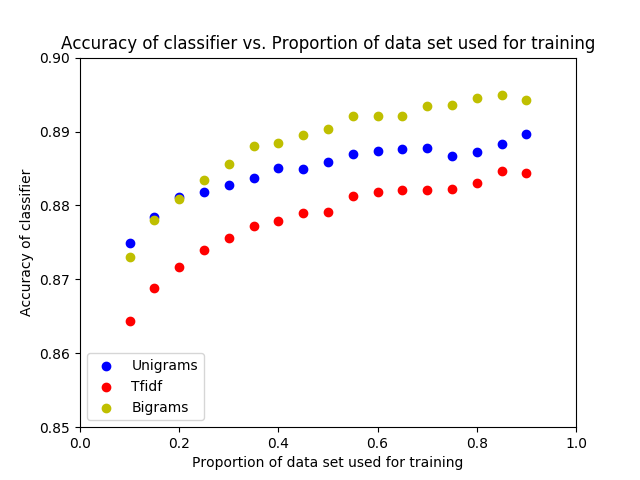

This chart was generated by the following Python code:
import numpy as np
from nltk.corpus import stopwords
from random import sample
from collections import Counter
import pickle
import matplotlib.pyplot as plt
from unigram import Unigram
from tfidf import Tfidf
from bigram import Bigram

if __name__ == "__main__":
	# # Make sure everything is working !!
	# # Unigrams
	# print("Starting with unigrams...")
	# unigram_perceptron = Unigram(train_ratio=0.8)
	# print("Unigram accuracy", unigram_perceptron.accuracy)

	# # Tfidf
	# print("Starting with tfidf...")
	# tfidf_perceptron = Tfidf(train_ratio=0.8)
	# print("Tfidf accuracy", tfidf_perceptron.accuracy)

	# # Bigrams
	# print("Starting with bigrams...")
	# bigram_perceptron = Bigram(train_ratio=0.8)
	# print("Bigram accuracy", bigram_perceptron.accuracy)


	# PART C: Compare the data representations
	ratios = np.arange(0.1,0.95,0.05)
	unigram_accuracies = []
	tfidf_accuracies = []
	bigram_accuracies = []
	for r in ratios:
		unigram_perceptron = Unigram(train_ratio=r)
		unigram_accuracy = unigram_perceptron.accuracy
		unigram_accuracies.append(unigram_accuracy)
		print(r, "unigram_perceptron", unigram_accuracy)

		tfidf_perceptron = Tfidf(train_ratio=r)
		tfidf_accuracy = tfidf_perceptron.accuracy
		tfidf_accuracies.append(tfidf_accuracy)
		print(r, "tfidf_perceptron", tfidf_accuracy)

		bigram_perceptron = Bigram(train_ratio=r)
		bigram_accuracy = bigram_perceptron.accuracy
		bigram_accuracies.append(bigram_accuracy)
		print(r, "bigram_perceptron", bigram_accuracy)

	pickle.dump(unigram_accuracies, open("unigram_accuracies.pkl", "wb"))
	pickle.dump(tfidf_accuracies, open("tfidf_accuracies.pkl", "wb"))
	pickle.dump(bigram_accuracies, open("bigram_accuracies.pkl", "wb"))
	# unigram_accuracies = pickle.load(open("unigram_accuracies.pkl", "rb"))
	# tfidf_accuracies = pickle.load(open("tfidf_accuracies.pkl", "rb"))
	# bigram_accuracies = pickle.load(open("bigram_accuracies.pkl", "rb"))

	fig = plt.figure()
	ax1 = fig.add_subplot(111)
	ax1.scatter(ratios,unigram_accuracies,c='b',label='Unigrams')
	ax1.scatter(ratios,tfidf_accuracies,c='r',label='Tfidf')
	ax1.scatter(ratios,bigram_accuracies,c='y',label='Bigrams')
	plt.axis([0.0,1.0,0.85,0.9])
	plt.xlabel('Proportion of data set used for training')
	plt.ylabel('Accuracy of classifier')
	plt.title('Accuracy of classifier vs. Proportion of data set used for training')
	plt.legend(loc='lower left')
	plt.savefig('problem5.png')


	# PART D: Find the highest and lowest weights for the unigram representation
	unigram_perceptron = Unigram(train_ratio=1.0)
	unigram_vocabulary = unigram_perceptron.vocabulary
	unigram_weights = unigram_perceptron.weights

	pickle.dump(unigram_vocabulary, open("final_unigram_vocabulary.pkl", "wb"))
	pickle.dump(unigram_weights, open("final_unigram_weights.pkl", "wb"))
	# unigram_weights = pickle.load(open("final_unigram_weights.pkl", "rb"))
	# unigram_vocabulary = pickle.load(open("final_unigram_vocabulary.pkl", "rb"))

	highest_inds = unigram_weights.argsort()[-10:][::-1]
	highest_words = []
	for high_i in highest_inds:
		for word,index in unigram_vocabulary.items():
			if index == high_i:
				highest_words.append(word)
				continue
	print("Words with highest weights", highest_words)
	lowest_inds = unigram_weights.argsort()[:10][::-1]
	lowest_words = []
	for low_i in lowest_inds:
		for word,index in unigram_vocabulary.items():
			if index == low_i:
				lowest_words.append(word)
				continue
	print("Words with lowest weights", lowest_words)